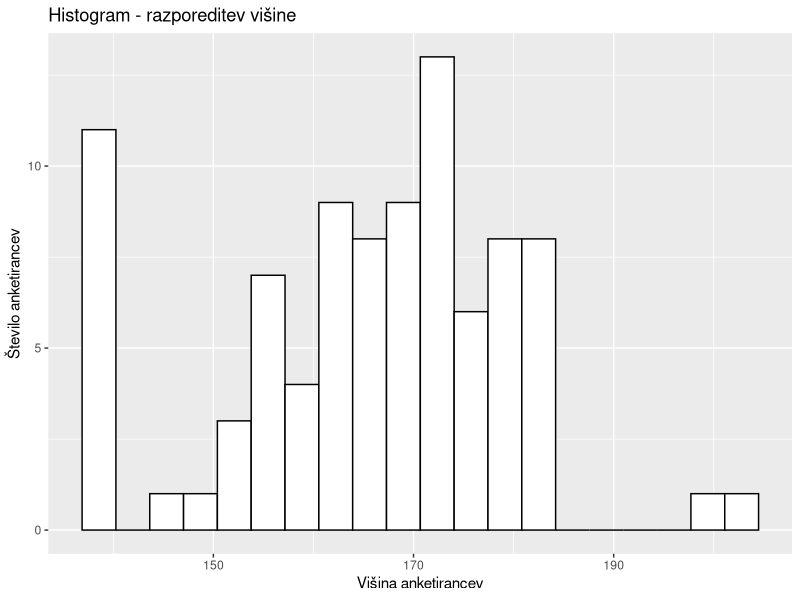
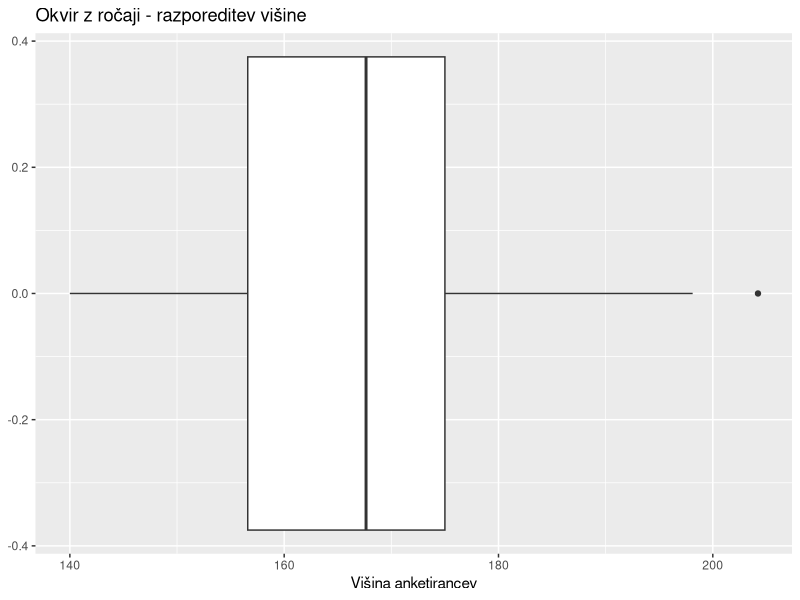
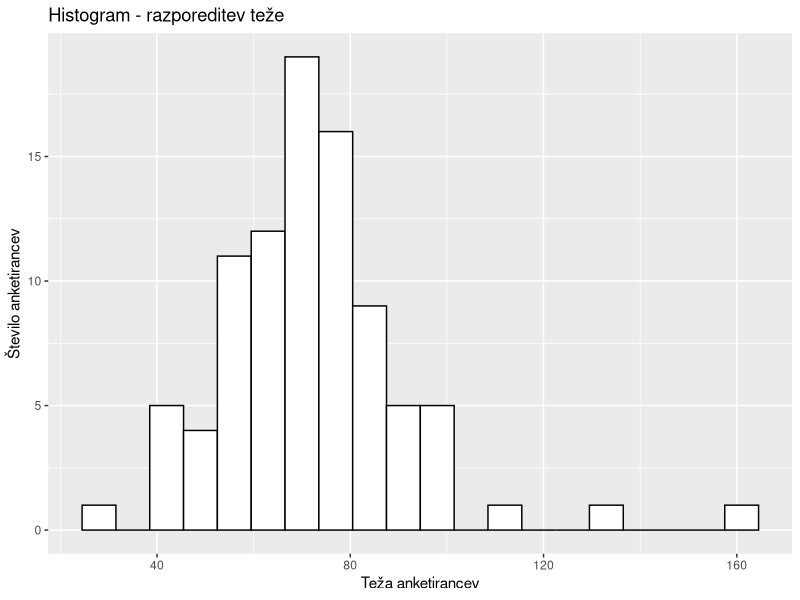
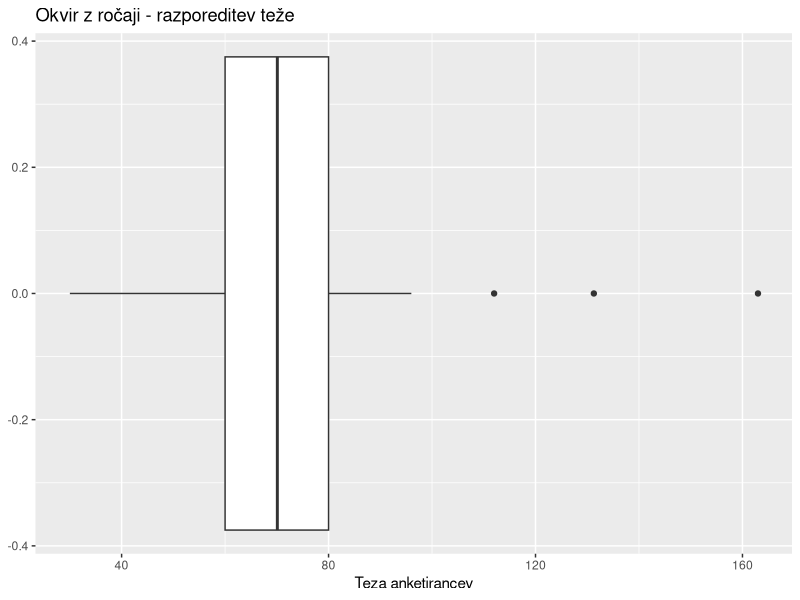
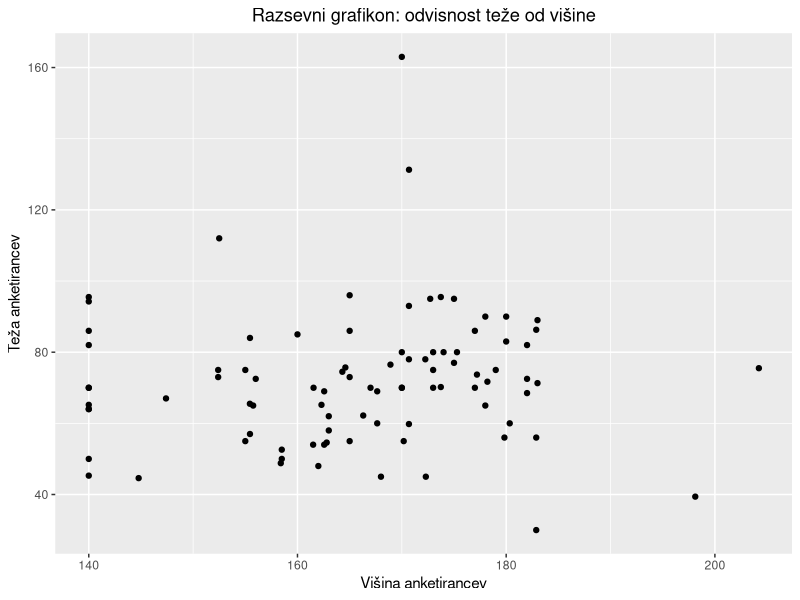
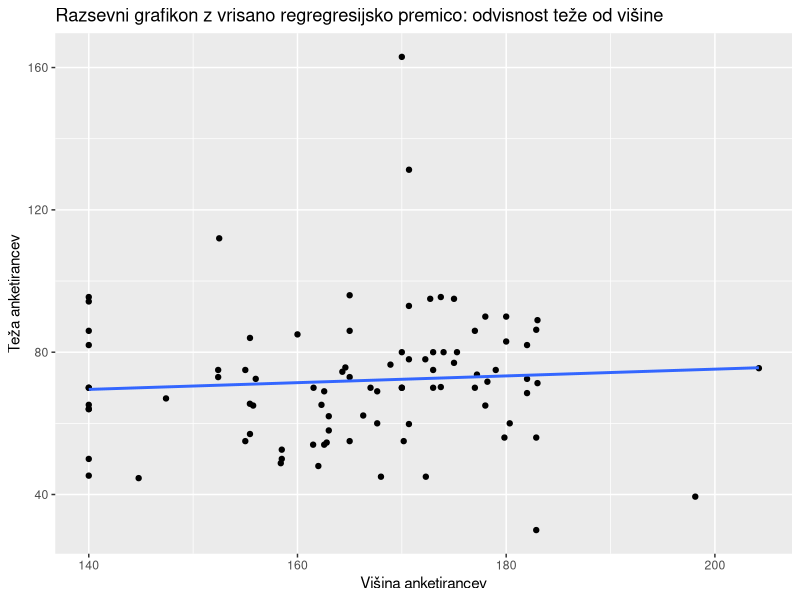
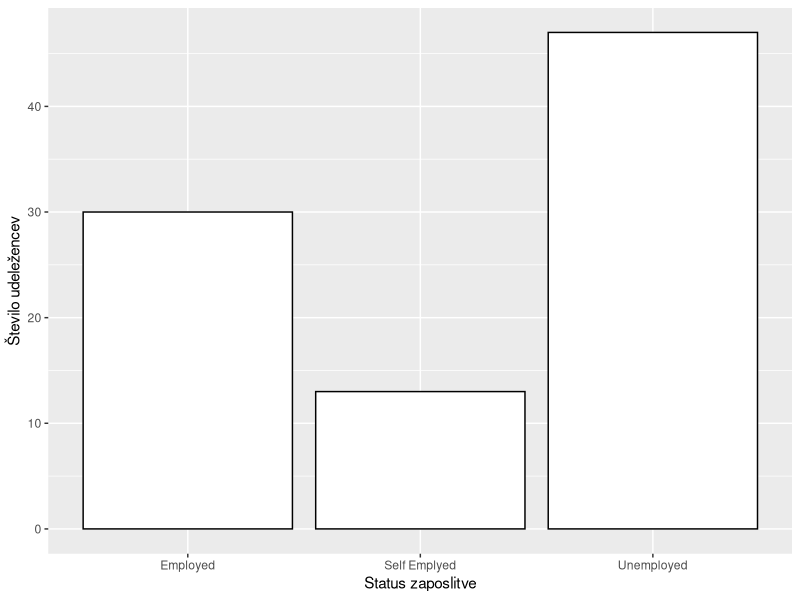
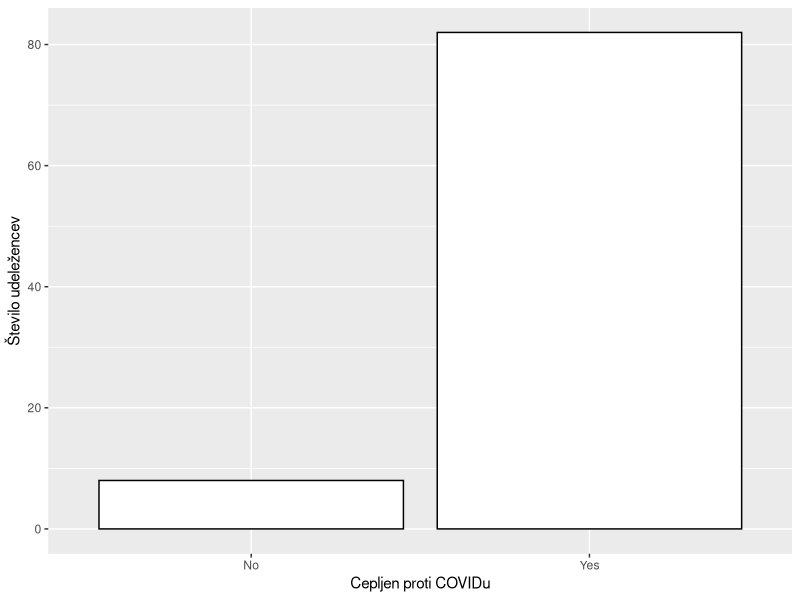

Write the R code that produced these figures, in order.
#Pogledam working directory in jo nastavim na mapo v kateri delam
#to je zato, da lažje kličem .csv datoteko in dobim podatke iz nje
#pomagala sem si s tem virom: 
#https://stackoverflow.com/questions/62491103/error-setwd-cannot-change-working-directory
#.csv je v istem foldru kot tale .R
getwd()
setwd(file.path("C:", "Users", "tjasa", "Desktop", "FIS_Statistika_1", "naloga"))
getwd()

# Dodeljena datoteka za analizo: FavouriteIndianFood.csv

# DODELJENE SPREMENLJIVKE:
# Opisna 1: employment_status (zaposlitveni status)
# Opisna 2: covid_vaccine (COVID cepljenje)
# Številska 1: height (višina)
# številska 2: weight (teža)

#1. OPISOVANJE IN UREJANJE PODATKOV

#a) Podatki v .csv formatu uvoženi v .R
data = read.csv("FavouriteIndianFood.csv", header = TRUE)

#b) priprava podatkov za kasnejšo uporabo:

visina = data$height #številska
teza = data$weight #številska
zaposlitveni_status = data$employment_status #opisna
cepljenje_proti_COVIDu = data$covid_vaccine #opisna

data_urejeni = data.frame(zaposlitveni_status, cepljenje_proti_COVIDu, visina, teza)

#c) spletna stran: https://www.kaggle.com/datasets/abdulraheem625/food-choice-male-vs-female-indianpakistani-food

#2. ANALIZA ŠTEVILSKIH SPREMENLJIVK

# a)Izračun glavnih opisnih statistik in interpretacija

library(psych)
#višina:
mean(visina) #srednja vrednost
median(visina) #mediana
quantile(visina, probs=c(0.25, 0.5, 0.75)) #kvartili
describe(visina) #koeficient asimetrije in sploščenosti
165.69+13.92
165.69-13.92


#teža:
mean(teza)
median(teza)
quantile(teza, probs=c(0.25, 0.5, 0.75))
describe(teza)
71.97+18.94
71.97-18.94

#b)Grafična predstavitev številskih spremenljivk (histogram in okvir z ročaji)

library(ggplot2)

#višina:

#histogram
ggplot(data = data_urejeni) +
  geom_histogram(mapping = aes(x=visina), bins = 20, color='black', fill='white') + 
  xlab("Višina anketirancev") + 
  ylab("Število anketirancev") + 
  ggtitle("Histogram - razporeditev višine")
#okvir z ročaji
ggplot(data = data_urejeni) +
  geom_boxplot(mapping = aes(x=visina)) +
  xlab("Višina anketirancev") +
  ggtitle("Okvir z ročaji - razporeditev višine")


#teža:

#histogram
ggplot(data = data_urejeni) + 
  geom_histogram(mapping = aes(x=teza), bins = 20, color = 'black', fill = 'white') +
  xlab("Teža anketirancev") + 
  ylab("Število anketirancev") + 
  ggtitle("Histogram - razporeditev teže")
#okvir z ročaji
ggplot(data = data_urejeni) +
  geom_boxplot(mapping=aes(x=teza)) +
  xlab("Teza anketirancev") + 
  ggtitle("Okvir z ročaji - razporeditev teže")

#c) hipoteza
#Predpostavim, da povezanost med težo in višino ne obstaja, saj imata oba grafa popolnoma drugačno asimetrijo in razpršenost. 
#Vidim, da za različne višine dobimo dokaj ozek izbor tež (večinoma med 60kg in 80kg).


# d) Določite odvisno in neodvisno spremenljivko, narišite razsevni grafikon

# Y odvisna -> teža
# X neodvisna -> višina

#razsevni grafikon:
ggplot(data_urejeni, mapping = aes(x=visina, y=teza)) +
  geom_point() +
  xlab("Višina anketirancev") +
  ylab("Teža anketirancev") +
  ggtitle("Razsevni grafikon: odvisnost teže od višine") +
  theme(plot.title = element_text(hjust = 0.5))

#e) izračun Pearsonovega koeficienta
pearsonov_koeficient = cor(data_urejeni$visina, data_urejeni$teza, method="pearson")
pearsonov_koeficient

#f) Izračun linearne regresijske premice in vris premice v razsevni grafikon
model = lm(formula = teza ~ visina, data = data_urejeni)
model
ggplot(data_urejeni, mapping = aes(x=visina, y=teza)) + 
  geom_point() +
  xlab("Višina anketirancev") +
  ylab("Teža anketirancev") +
  ggtitle("Razsevni grafikon z vrisano regregresijsko premico: odvisnost teže od višine") +
  geom_smooth(method='lm', se = FALSE)
# 56.2498, 0.0949
# teza = 56.2498 + 0.0949 * visina

summary(model)
#Adjusted R-squared:  -0.006445 

#3. ANALIZA OPISNIH SPREMENLJIVK

# a) fk in fk% tabela
table(zaposlitveni_status)
prop.table(table(zaposlitveni_status))*100

table(cepljenje_proti_COVIDu)
prop.table(table(cepljenje_proti_COVIDu))*100

# b) Grafični prikaz s stolpci


ggplot(data = data_urejeni) +
  geom_bar(mapping = aes(x = zaposlitveni_status), color = 'black', fill = 'white') +
  xlab("Status zaposlitve") +
  ylab("Število udeležencev")

ggplot(data = data_urejeni) +
  geom_bar(mapping = aes(x = cepljenje_proti_COVIDu), color = 'black', fill = 'white') +
  xlab("Cepljen proti COVIDu") +
  ylab("Število udeležencev")


# c) Kontingenčna tabela

kont_tabela = table(zaposlitveni_status, cepljenje_proti_COVIDu)
kont_tabela


# e) Narišite oba grafa dvorazsežnih struktur

ggplot(data = data_urejeni) + 
  geom_bar(mapping = aes(x = zaposlitveni_status, fill = cepljenje_proti_COVIDu), position = 'fill') +
  xlab("Zaposlitveni status")

# na tem grafu opazimo, da so vsi zaposleni udeleženci cepljeni proti kovidu, 
ggplot(data = data_urejeni) +
  geom_bar(mapping = aes( x = cepljenje_proti_COVIDu, fill = zaposlitveni_status), position = 'fill') +
  xlab("Cepljen proti COVIDu")


# f) Izračunajte vrednost Hi-kvadrat testa in kontingenčne koeficiente (C in Cpop). 

HI2 =chisq.test(kont_tabela)
HI2
library(grid)
library(vcd)
assocstats(kont_tabela)

#k=2
C_pop = 0.218/sqrt((2-1)/2)
C_pop